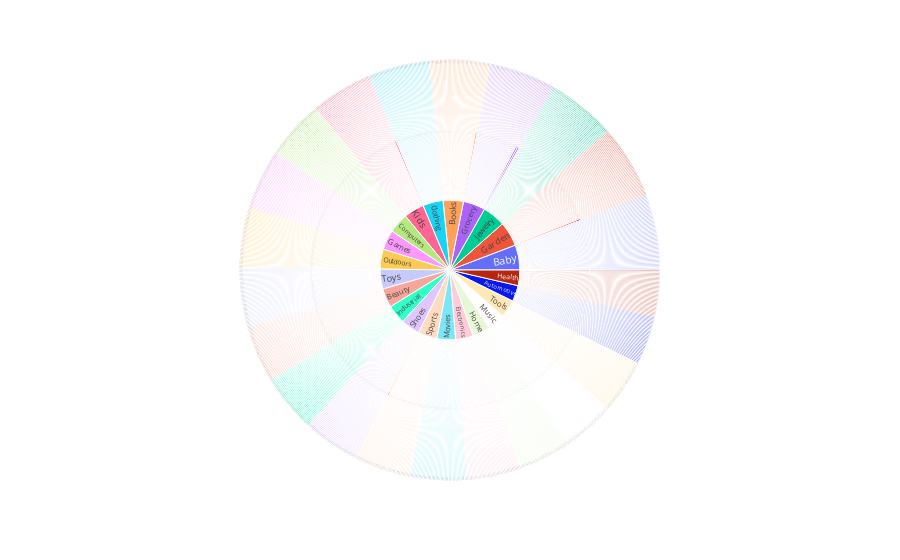

Notebook code cell kept with this figure:
### Code cell
fig=px.sunburst(data_frame=df, path=["Category","Video Duration",'Time most users are viewing'])
fig.show()

### Figure 1 — Plotly figure (JSON) as saved in the notebook; plotly's stock layout.template omitted (floating-point values rounded to 4 significant figures; data arrays with more than 128 entries replaced by an {"elided": "..."} marker saying what was removed)
{"data": [{"branchvalues": "total", "domain": {"x": [0, 1], "y": [0, 1]}, "hovertemplate": "labels=%{label}<br>count=%{value}<br>parent=%{parent}<br>id=%{id}<extra></extra>", "ids": {"elided": "2016 str values"}, "labels": {"elided": "2016 str values"}, "name": "", "parents": {"elided": "2016 str values"}, "type": "sunburst", "values": {"elided": "2016 int values"}}], "layout": {"legend": {"tracegroupgap": 0}, "margin": {"t": 60}}}
